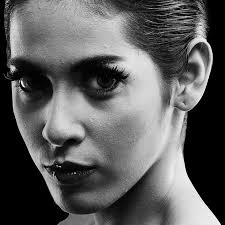
#> input picture SEM 2/IP/Practical/Img/human.jpeg, 225 x 225 px, found by its file name
$ python prewitt_filter.py
#> lines starting #> are read from the running program, lines starting #| are printed output that depends on the picture
import cv2
import numpy as np
import matplotlib.pyplot as plt

image = cv2.imread("Img\\human.jpeg")
#> image is the input picture: shape (225, 225, 3); min 0, max 255, mean 93.2
gray = cv2.cvtColor(image, cv2.COLOR_BGR2GRAY)

# Convert to double for calculations
gray = np.double(gray)

# Prewitt operator kernels
p_msk_x = np.array([
    [-1, 0, 1],
    [-1, 0, 1],
    [-1, 0, 1]
    ])
p_msk_y = np.array([
    [-1, -1, -1],
    [ 0,  0,  0],
    [ 1,  1,  1]
    ])

# Apply Prewitt operator along x and y axes
kx = cv2.filter2D(gray, -1, p_msk_x)
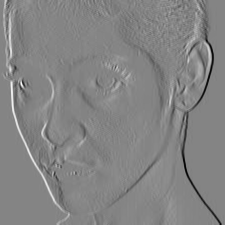
#> kx: shape (225, 225) float64; min -725, max 674, mean 0; drawn with min black and max white
ky = cv2.filter2D(gray, -1, p_msk_y)
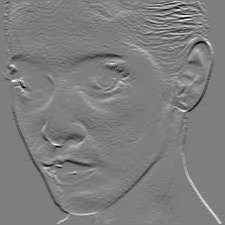
#> ky: shape (225, 225) float64; min -519, max 528, mean 0.4; drawn with min black and max white

# Calculate edge magnitude
edge_magnitude = np.sqrt(kx ** 2 + ky ** 2)
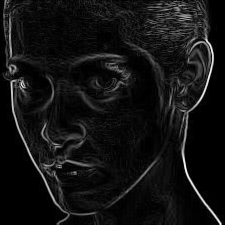
#> edge_magnitude: shape (225, 225) float64; min 0, max 734.7, mean 54.6; drawn with min black and max white

plt.subplot(2, 2, 1)
plt.imshow(image, cmap='gray')
plt.title('Original Image')
plt.axis('off')

plt.subplot(2, 2, 2)
plt.imshow(np.abs(kx), cmap='gray')
plt.title('Edge Detection X')
plt.axis('off')

plt.subplot(2, 2, 3)
plt.imshow(np.abs(ky), cmap='gray')
plt.title('Edge Detection Y')
plt.axis('off')

plt.subplot(2, 2, 4)
plt.imshow(edge_magnitude, cmap='gray')
plt.title('Full Edge Detection')
plt.axis('off')

plt.show()
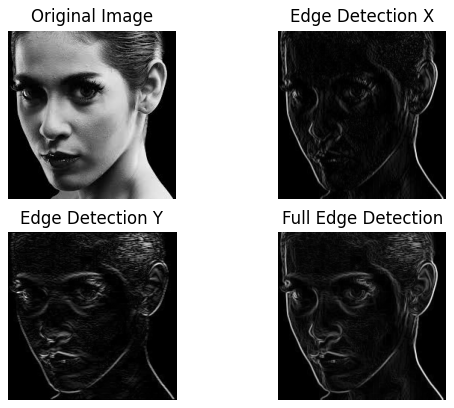
#> figure drawn by matplotlib, 4 panels

$ run again, with SEM 2/IP/Practical/Img/flower.jpeg copied over SEM 2/IP/Practical/Img/human.jpeg
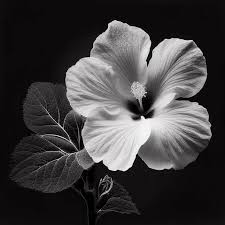
#> input picture SEM 2/IP/Practical/Img/flower.jpeg, 225 x 225 px, found by its file name
#> image is the input picture: shape (225, 225, 3); mean B, G, R 61.7, 60.7, 62.6
#> `ky = cv2.filter2D(gray, -1, p_msk_y)`:
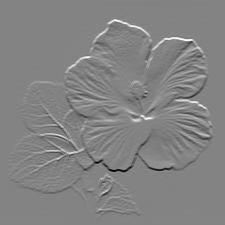
#> ky: shape (225, 225) float64; min -682, max 641, mean 0; drawn with min black and max white
#> `plt.show()`:
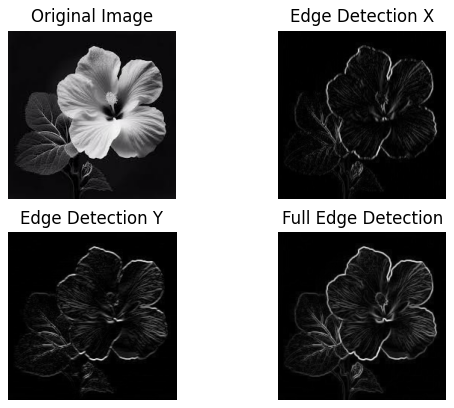
#> figure drawn by matplotlib, 4 panels; B, G, R data is drawn as R, G, B

$ run again, with SEM 2/IP/Practical/Img/nature.jpeg copied over SEM 2/IP/Practical/Img/human.jpeg
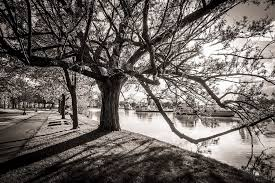
#> input picture SEM 2/IP/Practical/Img/nature.jpeg, 275 x 183 px, found by its file name
#> image is the input picture: shape (183, 275, 3); mean B, G, R 98.5, 102.6, 109.4
#> `edge_magnitude = np.sqrt(kx ** 2 + ky ** 2)`:
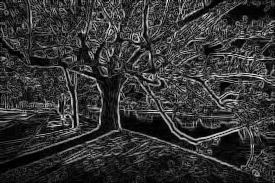
#> edge_magnitude: shape (183, 275) float64; min 0, max 673, mean 139.8; drawn with min black and max white
#> `plt.show()`:
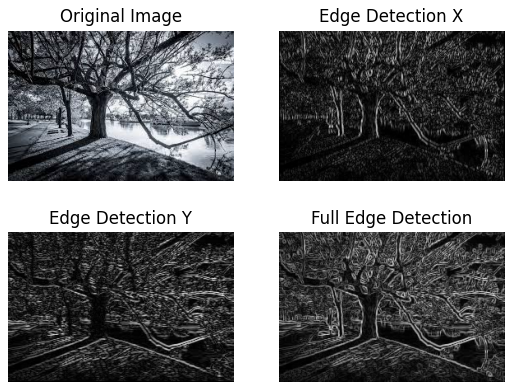
#> figure drawn by matplotlib, 4 panels; B, G, R data is drawn as R, G, B

$ run again, with SEM 2/IP/Practical/Img/peacock.jpeg copied over SEM 2/IP/Practical/Img/human.jpeg
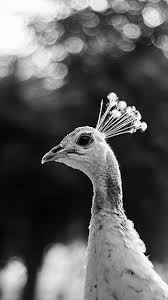
#> input picture SEM 2/IP/Practical/Img/peacock.jpeg, 168 x 300 px, found by its file name
#> image is the input picture: shape (300, 168, 3); min 0, max 255, mean 92.7
#> `edge_magnitude = np.sqrt(kx ** 2 + ky ** 2)`:
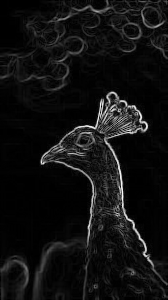
#> edge_magnitude: shape (300, 168) float64; min 0, max 721.7, mean 49.2; drawn with min black and max white
#> `plt.show()`:
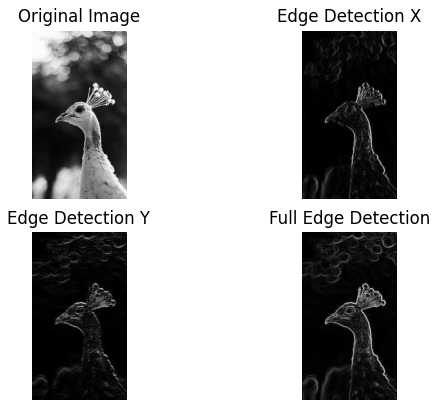
#> figure drawn by matplotlib, 4 panels
